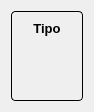
<?xml version="1.0" encoding="UTF-8"?>
<ui version="4.0">
 <class>ContainerWidget</class>
 <widget class="QWidget" name="ContainerWidget">
  <property name="geometry">
   <rect>
    <x>0</x>
    <y>0</y>
    <width>94</width>
    <height>112</height>
   </rect>
  </property>
  <property name="styleSheet">
   <string notr="true"/>
  </property>
  <layout class="QGridLayout" name="gridLayout_2">
   <item row="0" column="0">
    <widget class="QFrame" name="frame">
     <property name="styleSheet">
      <string notr="true">#frame{
border: 1px solid black;
border-radius: 4px;
}</string>
     </property>
     <property name="frameShape">
      <enum>QFrame::StyledPanel</enum>
     </property>
     <property name="frameShadow">
      <enum>QFrame::Raised</enum>
     </property>
     <layout class="QGridLayout" name="gridLayout">
      <item row="0" column="0">
       <layout class="QVBoxLayout" name="verticalLayout">
        <item>
         <widget class="QLabel" name="labelType">
          <property name="styleSheet">
           <string>font-weight:bold;font-size:10pt</string>
          </property>
          <property name="text">
           <string>Tipo</string>
          </property>
          <property name="alignment">
           <set>Qt::AlignCenter</set>
          </property>
         </widget>
        </item>
        <item>
         <layout class="QVBoxLayout" name="signalContainer"/>
        </item>
        <item>
         <spacer name="bottomSpacer">
          <property name="orientation">
           <enum>Qt::Vertical</enum>
          </property>
          <property name="sizeHint" stdset="0">
           <size>
            <width>20</width>
            <height>40</height>
           </size>
          </property>
         </spacer>
        </item>
       </layout>
      </item>
     </layout>
    </widget>
   </item>
  </layout>
 </widget>
 <resources/>
 <connections/>
</ui>
